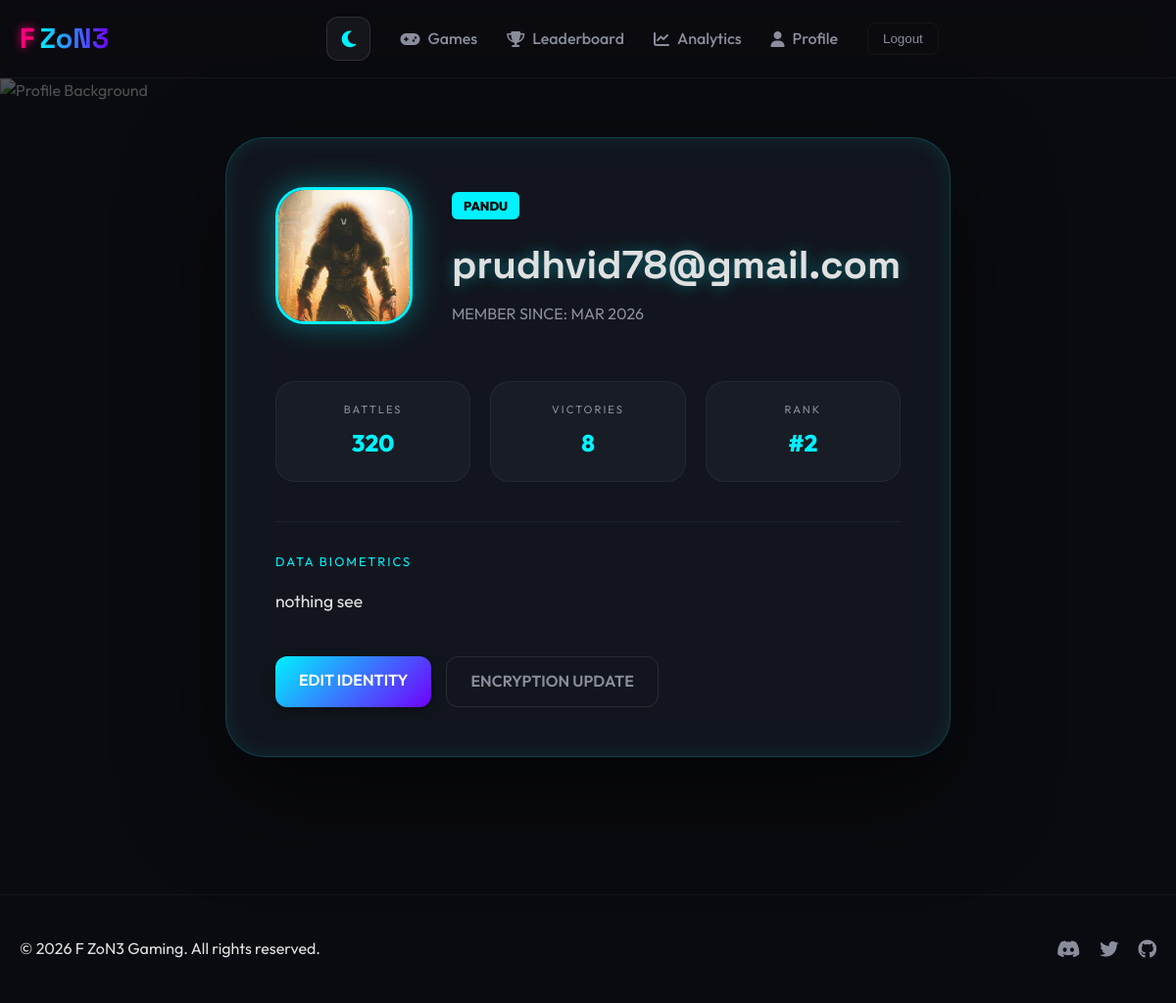
/accounts/profile/ (signed in), run on the app's committed database.
### accounts/models.py (models this page shows, shortened)
class UserProfile(models.Model):
    user = models.OneToOneField(User, on_delete=models.CASCADE, related_name='profile')
    nickname = models.CharField(max_length=50, blank=True)
    bio = models.TextField(max_length=500, blank=True)
    avatar = models.ImageField(upload_to='avatars/', default='avatars/default.png', blank=True)
    total_games_played = models.IntegerField(default=0)
    total_wins = models.IntegerField(default=0)
    total_score = models.IntegerField(default=0)
    created_at = models.DateTimeField(auto_now_add=True)
    def get_rank(self):
        profiles = UserProfile.objects.all().order_by('-total_score')
        rank = 1
        for p in profiles:
            if p.user == self.user:
                return rank
            rank += 1
        return rank

### accounts/views.py (the view)
# urls.py: path('profile/', views.ProfileView.as_view(), name='profile'),
class ProfileView(LoginRequiredMixin, DetailView):
    model = UserProfile
    template_name = 'accounts/profile.html'
    context_object_name = 'profile'
    def get_object(self):
        return self.request.user.profile

### templates/accounts/profile.html (shortened to what this page needs)
{% extends 'base.html' %}
{% load static %}
{% block content %}
<section class="profile-hero">
    <img src="https://image.pollinations.ai/prompt/A%20high-tech%20cyberpunk%20armory%20or%20lab%20with%20neon%20blue%20and%20purple%20glows,%20holographic%20displays,%20and%20dark%20metallic%20structures.%20Sci-fi,%20highly%20detailed,%208k%20resolution?width=1200&height=600&nologo=true"
        class="profile-bg" alt="Profile Background">
    <div class="container" style="max-width: 800px; position: relative;">
        <div class="profile-card">
            <div class="profile-header">
                <div class="avatar-wrapper">
                    <img src="{{ profile.avatar.url }}" alt="Avatar">
                </div>
                <div class="user-info">
                    {% if profile.nickname %}
                    <div class="nickname-tag">{{ profile.nickname }}</div>
                    {% endif %}
                    <h2>{{ user.username }}</h2>
                    <p style="color: var(--text-muted);">MEMBER SINCE: {{ profile.created_at|date:"M Y"|upper }}</p>
                </div>
            </div>
            <div class="profile-stats">
                <div class="stat-box">
                    <span class="stat-label">BATTLES</span>
                    <span class="stat-value">{{ profile.total_games_played }}</span>
                </div>
                <div class="stat-box">
                    <span class="stat-label">VICTORIES</span>
                    <span class="stat-value">{{ profile.total_wins }}</span>
                </div>
                <div class="stat-box">
                    <span class="stat-label">RANK</span>
                    <span class="stat-value">#{{ profile.get_rank }}</span>
                </div>
            </div>
            <div class="bio-section">
                <p style="color: var(--primary); font-size: 0.8rem; letter-spacing: 2px; text-transform: uppercase;">
                    DATA BIOMETRICS</p>
                <p style="font-size: 1.1rem; color: var(--text-main); margin-top: 15px; line-height: 1.8;">
                    {{ profile.bio|default:"NO BIOMETRIC DATA STORED. SYSTEM IS RUNNING DEFAULT PROTOCOLS." }}
                </p>
            </div>
            <div class="action-row">
                <a href="{% url 'accounts:profile_update' %}" class="btn btn-primary">EDIT IDENTITY</a>
                <a href="{% url 'accounts:password_change' %}" class="btn-outline">ENCRYPTION UPDATE</a>
            </div>
        </div>
    </div>
</section>
{% endblock %}

### static/css/style.css (style rules this page uses)
:root { --bg-dark: #0a0b10; --bg-card: #151821; --nav-bg: rgba(10, 11, 16, 0.8); --border-color: rgba(255, 255, 255, 0.05); --primary: #00f2ff; --primary-glow: rgba(0, 242, 255, 0.4); --secondary: #7000ff; --secondary-glow: rgba(112, 0, 255, 0.4); --accent: #ff007a; --text-main: #e0e0e0; --text-muted: #8a8d9b; --white: #ffffff; --nav-height: 80px; --transition: all 0.3s cubic-bezier(0.4, 0, 0.2, 1); }
* { margin: 0; padding: 0; box-sizing: border-box; }
body { font-family: 'Outfit', sans-serif; background-color: var(--bg-dark); color: var(--text-main); line-height: 1.6; overflow-x: hidden; }
h1, h2, h3, h4, .logo { font-family: 'Space Grotesk', sans-serif; font-weight: 700; }
.container { max-width: 1200px; margin: 0 auto; padding: 0 20px; }
.btn { display: inline-block; padding: 12px 24px; border-radius: 12px; font-weight: 600; text-decoration: none; cursor: pointer; transition: var(--transition); border: none; }
.btn-primary { background: linear-gradient(135deg, var(--primary), var(--secondary)); color: var(--white); box-shadow: 0 4px 15px rgba(0, 0, 0, 0.3); }
.stat-label { text-transform: uppercase; font-size: 0.8rem; letter-spacing: 1px; color: var(--text-muted); }

### templates/accounts/profile.html (style rules this page uses)
.profile-hero { padding: 60px 0; min-height: 80vh; display: flex; align-items: center; position: relative; }
.profile-bg { position: absolute; inset: 0; width: 100%; height: 100%; object-fit: cover; z-index: 0; opacity: 0.5; filter: contrast(1.2) brightness(0.6); }
.profile-card { z-index: 1; background: rgba(21, 24, 33, 0.8); backdrop-filter: blur(20px); border: 1px solid rgba(0, 242, 255, 0.2); border-radius: 40px; padding: 50px; position: relative; overflow: hidden; box-shadow: 0 40px 100px rgba(0, 0, 0, 0.6), inset 0 0 20px rgba(0, 242, 255, 0.1); }
.profile-header { display: flex; gap: 40px; align-items: center; margin-bottom: 50px; }
.avatar-wrapper { position: relative; }
.avatar-wrapper img { width: 140px; height: 140px; border-radius: 30px; border: 3px solid var(--primary); box-shadow: 0 0 30px var(--primary-glow); object-fit: cover; }
.user-info h2 { font-size: 2.5rem; color: var(--text-main); margin-bottom: 5px; text-shadow: 0 0 15px var(--primary-glow); }
.nickname-tag { display: inline-block; background: var(--primary); color: #000; padding: 4px 12px; font-size: 0.8rem; font-weight: 800; border-radius: 6px; text-transform: uppercase; margin-bottom: 15px; }
.profile-stats { display: grid; grid-template-columns: repeat(3, 1fr); gap: 20px; margin: 30px 0; }
.stat-box { background: rgba(255, 255, 255, 0.03); padding: 20px; border-radius: 20px; text-align: center; border: 1px solid rgba(255, 255, 255, 0.05); transition: all 0.3s; }
.stat-label { font-size: 0.7rem; color: var(--text-muted); text-transform: uppercase; letter-spacing: 2px; display: block; margin-bottom: 5px; }
.stat-value { font-size: 1.5rem; font-weight: 800; color: var(--primary); }
.bio-section { margin-top: 40px; padding-top: 30px; border-top: 1px solid rgba(255, 255, 255, 0.05); }
.action-row { display: flex; gap: 15px; margin-top: 40px; }
.btn-outline { border-radius: 12px; border: 1px solid rgba(255, 255, 255, 0.1); color: var(--text-muted); padding: 12px 24px; transition: all 0.3s; text-decoration: none; font-weight: 600; }

### data on the page
UserProfile: avatar (picture), nickname "PANDU", created_at "MAR 2026", total_games_played "320", total_wins "8", get_rank "2", bio "nothing see"

### other printed values
{{ user.username }} "prudhvid78@gmail.com"
